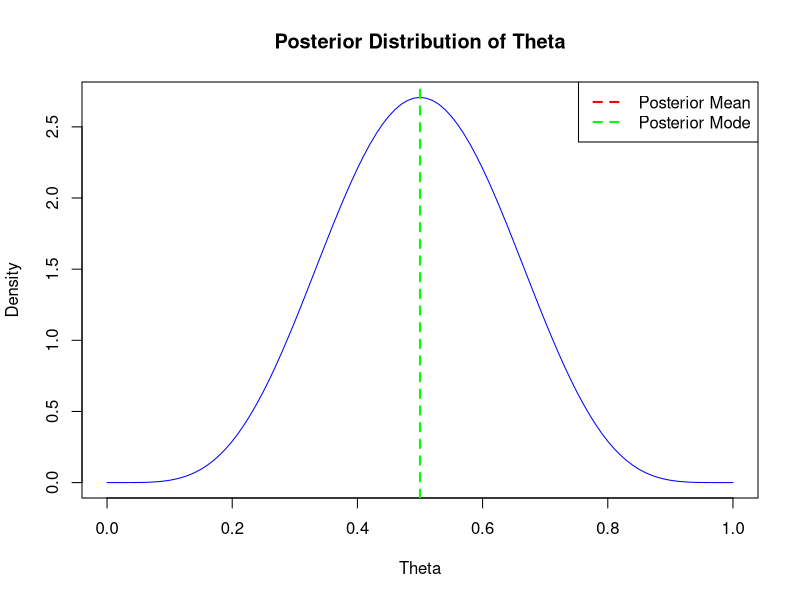

This chart was generated by the following R code:
## ---- chunk 1
# Posterior parameters
alpha_post <- 6
beta_post <- 6

posterior_mode <- (alpha_post - 1) / (alpha_post + beta_post - 2)

# Plot posterior distribution
curve(dbeta(x, shape1 = alpha_post, shape2 = beta_post), 
      from = 0, to = 1, 
      main = "Posterior Distribution of Theta", 
      xlab = "Theta", ylab = "Density", col = "blue")

abline(v = posterior_mode, col = "green", lwd = 2, lty = 2)

# Add legend
legend("topright", legend = c("Posterior Mean", "Posterior Mode"), 
       col = c("red", "green"), lty = 2, lwd = 2)




